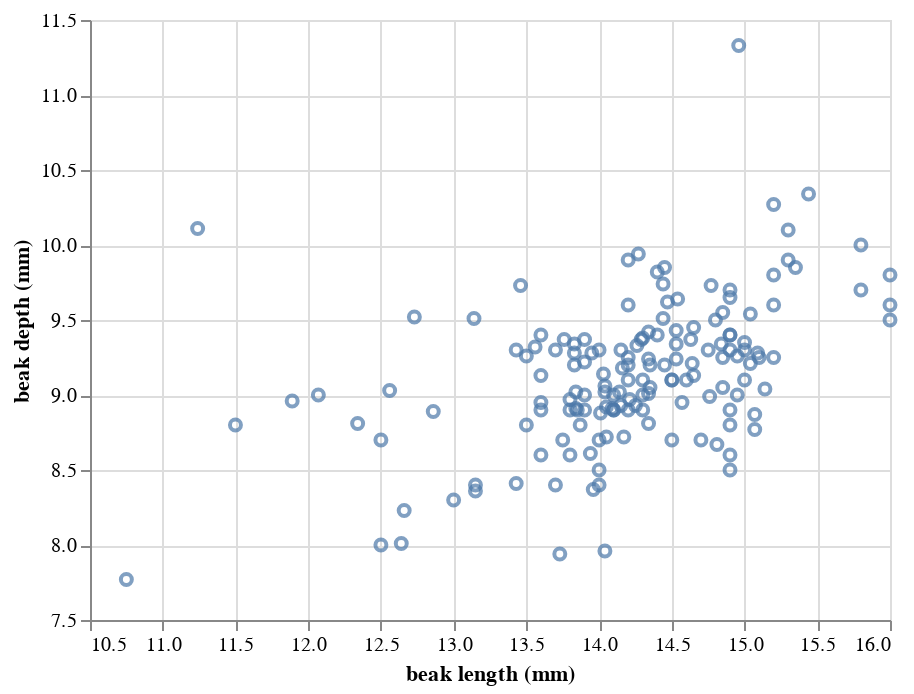

Write notebook code for a chart like this one.
### Code cell
dots

### Figure 1 — Vega-Lite specification as saved in the notebook (floating-point values rounded to 4 significant figures; data arrays with more than 128 entries replaced by an {"elided": "..."} marker saying what was removed)
{"$schema": "https://vega.github.io/schema/vega-lite/v2.4.3.json", "config": {"view": {"height": 300, "width": 400}}, "data": {"values": {"elided": "156 records"}}, "encoding": {"x": {"field": "beak length (mm)", "scale": {"zero": false}, "type": "quantitative"}, "y": {"field": "beak depth (mm)", "scale": {"zero": false}, "type": "quantitative"}}, "mark": "point"}
